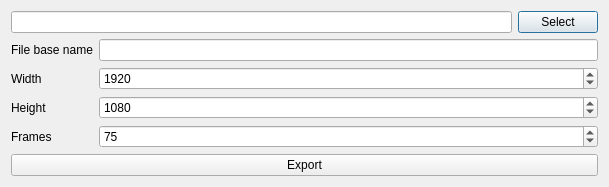
<?xml version="1.0" encoding="UTF-8"?>
<ui version="4.0">
 <class>QDAFFDialogExport3DPlotImageSeries</class>
 <widget class="QDialog" name="QDAFFDialogExport3DPlotImageSeries">
  <property name="geometry">
   <rect>
    <x>0</x>
    <y>0</y>
    <width>609</width>
    <height>144</height>
   </rect>
  </property>
  <property name="windowTitle">
   <string>Dialog</string>
  </property>
  <layout class="QVBoxLayout" name="verticalLayout">
   <item>
    <layout class="QHBoxLayout" name="horizontalLayout">
     <item>
      <widget class="QLineEdit" name="lineEdit_ExportPath">
       <property name="styleSheet">
        <string notr="true">font: 12pt &quot;Calibri&quot;;</string>
       </property>
      </widget>
     </item>
     <item>
      <widget class="QPushButton" name="pushButton_Browse">
       <property name="styleSheet">
        <string notr="true">font: 12pt &quot;Calibri&quot;;</string>
       </property>
       <property name="text">
        <string>Select</string>
       </property>
      </widget>
     </item>
    </layout>
   </item>
   <item>
    <layout class="QFormLayout" name="formLayout">
     <item row="1" column="0">
      <widget class="QLabel" name="width">
       <property name="styleSheet">
        <string notr="true">font: 12pt &quot;Calibri&quot;;</string>
       </property>
       <property name="text">
        <string>Width</string>
       </property>
      </widget>
     </item>
     <item row="2" column="0">
      <widget class="QLabel" name="height">
       <property name="styleSheet">
        <string notr="true">font: 12pt &quot;Calibri&quot;;</string>
       </property>
       <property name="text">
        <string>Height</string>
       </property>
      </widget>
     </item>
     <item row="1" column="1">
      <widget class="QSpinBox" name="spinBox_Width">
       <property name="styleSheet">
        <string notr="true">font: 12pt &quot;Calibri&quot;;</string>
       </property>
       <property name="minimum">
        <number>1</number>
       </property>
       <property name="maximum">
        <number>999999999</number>
       </property>
       <property name="value">
        <number>1920</number>
       </property>
      </widget>
     </item>
     <item row="2" column="1">
      <widget class="QSpinBox" name="spinBox_Height">
       <property name="styleSheet">
        <string notr="true">font: 12pt &quot;Calibri&quot;;</string>
       </property>
       <property name="minimum">
        <number>1</number>
       </property>
       <property name="maximum">
        <number>9999999</number>
       </property>
       <property name="value">
        <number>1080</number>
       </property>
      </widget>
     </item>
     <item row="3" column="0">
      <widget class="QLabel" name="label">
       <property name="styleSheet">
        <string notr="true">font: 12pt &quot;Calibri&quot;;</string>
       </property>
       <property name="text">
        <string>Frames</string>
       </property>
      </widget>
     </item>
     <item row="3" column="1">
      <widget class="QSpinBox" name="spinBox">
       <property name="styleSheet">
        <string notr="true">font: 12pt &quot;Calibri&quot;;</string>
       </property>
       <property name="minimum">
        <number>1</number>
       </property>
       <property name="maximum">
        <number>999999999</number>
       </property>
       <property name="value">
        <number>75</number>
       </property>
      </widget>
     </item>
     <item row="0" column="1">
      <widget class="QLineEdit" name="lineEdit_FileBaseName">
       <property name="styleSheet">
        <string notr="true">font: 12pt &quot;Calibri&quot;;</string>
       </property>
      </widget>
     </item>
     <item row="0" column="0">
      <widget class="QLabel" name="label_FileBaseName">
       <property name="styleSheet">
        <string notr="true">font: 12pt &quot;Calibri&quot;;</string>
       </property>
       <property name="text">
        <string>File base name</string>
       </property>
      </widget>
     </item>
    </layout>
   </item>
   <item>
    <widget class="QPushButton" name="pushButton_Export">
     <property name="styleSheet">
      <string notr="true">font: 12pt &quot;Calibri&quot;;</string>
     </property>
     <property name="text">
      <string>Export</string>
     </property>
    </widget>
   </item>
  </layout>
 </widget>
 <resources/>
 <connections/>
</ui>
